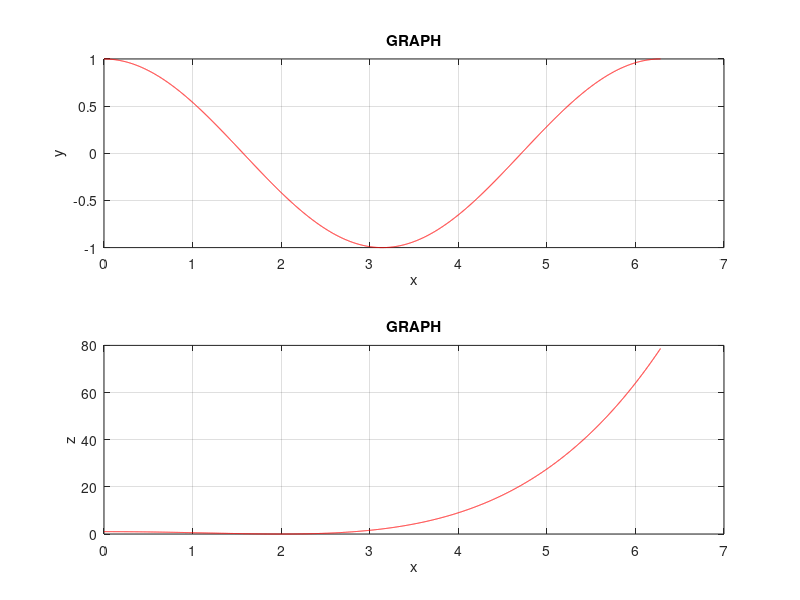

The MATLAB script that drew this image:
clear all
clc
x=[0:.001:2*pi]
y=cos(x)
subplot(2,1,1)
plot(x,y,'r')
grid on
xlabel('x')
ylabel('y')
title('GRAPH')
z=1-((power(x,2))/2)+((power(x,4))/16)
subplot(2,1,2)
plot(x,z,'r')
grid on
xlabel('x')
ylabel('z')
title('GRAPH')
